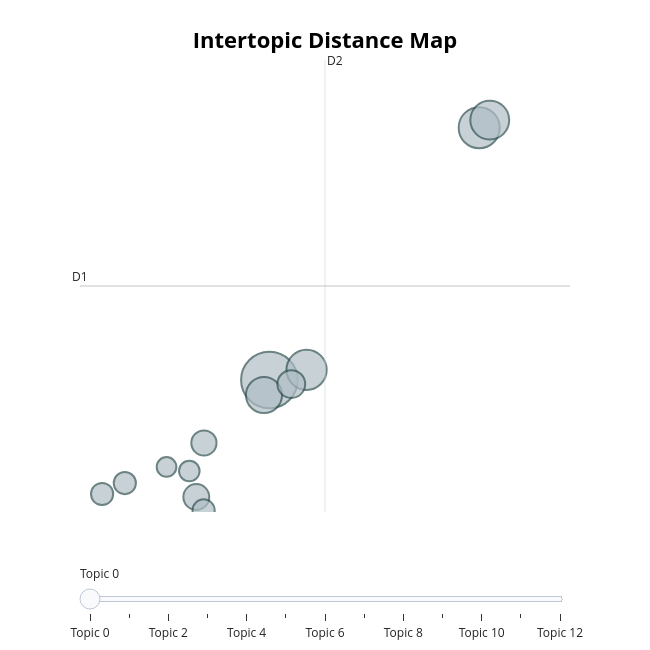

The notebook cell this image was saved under:
### Code cell
topic_model.visualize_topics()

### Figure 1 — Plotly figure (JSON) as saved in the notebook; plotly's stock layout.template omitted (floating-point values rounded to 4 significant figures)
{"data": [{"customdata": [[0, "bar | smaller | the | which | quantitative", 91], [1, "the | variable | graph | is | was", 48], [2, "circle | triangle | or | was | the", 46], [3, "were | the | variables | examined | and", 43], [4, "quantitative | answer | students | correct | categorical", 37], [5, "blocks | block | the | variable | we", 22], [6, "color | categorical | block | quantitative | shape", 19], [7, "graph | categorical | larger | bar | graphs", 18], [8, "categorical | get | could | fc22t9tgcczie7zs8skivpg12cmajttaj2mbi7lo | his", 14], [9, "3d | 2d | effectiveness | people | graphs", 14], [10, "chart | 3d | ratio | the | of", 14], [11, "type | description | calving | categorical | cow", 12], [12, "reading | accuracy | graph | used | accurate", 11]], "hovertemplate": "<b>Topic %{customdata[0]}</b><br>%{customdata[1]}<br>Size: %{customdata[2]}", "legendgroup": "", "marker": {"color": "#B0BEC5", "line": {"color": "DarkSlateGrey", "width": 2}, "size": [91, 48, 46, 43, 37, 22, 19, 18, 14, 14, 14, 12, 11], "sizemode": "area", "sizeref": 0.05688, "symbol": "circle"}, "mode": "markers", "name": "", "orientation": "v", "showlegend": false, "type": "scatter", "x": [6.413, 10.69, 7.171, 10.91, 6.303, 6.86, 4.924, 5.079, 5.072, 3.003, 3.467, 4.781, 4.317], "xaxis": "x", "y": [3.983, 11.12, 4.269, 11.33, 3.556, 3.867, 0.6727, 2.201, 0.2915, 0.7569, 1.066, 1.408, 1.522], "yaxis": "y"}], "layout": {"annotations": [{"showarrow": false, "text": "D1", "x": 2.553, "y": 6.641, "yshift": 10}, {"showarrow": false, "text": "D2", "x": 7.547, "xshift": 10, "y": 13.03}], "height": 650, "hoverlabel": {"bgcolor": "white", "font": {"family": "Rockwell", "size": 16}}, "legend": {"itemsizing": "constant", "tracegroupgap": 0}, "margin": {"t": 60}, "shapes": [{"line": {"color": "#CFD8DC", "width": 2}, "type": "line", "x0": 7.547, "x1": 7.547, "y0": 0.2477, "y1": 13.03}, {"line": {"color": "#9E9E9E", "width": 2}, "type": "line", "x0": 2.553, "x1": 12.54, "y0": 6.641, "y1": 6.641}], "sliders": [{"active": 0, "pad": {"t": 50}, "steps": [{"args": [{"marker.color": [["red", "#B0BEC5", "#B0BEC5", "#B0BEC5", "#B0BEC5", "#B0BEC5", "#B0BEC5", "#B0BEC5", "#B0BEC5", "#B0BEC5", "#B0BEC5", "#B0BEC5", "#B0BEC5"]]}], "label": "Topic 0", "method": "update"}, {"args": [{"marker.color": [["#B0BEC5", "red", "#B0BEC5", "#B0BEC5", "#B0BEC5", "#B0BEC5", "#B0BEC5", "#B0BEC5", "#B0BEC5", "#B0BEC5", "#B0BEC5", "#B0BEC5", "#B0BEC5"]]}], "label": "Topic 1", "method": "update"}, {"args": [{"marker.color": [["#B0BEC5", "#B0BEC5", "red", "#B0BEC5", "#B0BEC5", "#B0BEC5", "#B0BEC5", "#B0BEC5", "#B0BEC5", "#B0BEC5", "#B0BEC5", "#B0BEC5", "#B0BEC5"]]}], "label": "Topic 2", "method": "update"}, {"args": [{"marker.color": [["#B0BEC5", "#B0BEC5", "#B0BEC5", "red", "#B0BEC5", "#B0BEC5", "#B0BEC5", "#B0BEC5", "#B0BEC5", "#B0BEC5", "#B0BEC5", "#B0BEC5", "#B0BEC5"]]}], "label": "Topic 3", "method": "update"}, {"args": [{"marker.color": [["#B0BEC5", "#B0BEC5", "#B0BEC5", "#B0BEC5", "red", "#B0BEC5", "#B0BEC5", "#B0BEC5", "#B0BEC5", "#B0BEC5", "#B0BEC5", "#B0BEC5", "#B0BEC5"]]}], "label": "Topic 4", "method": "update"}, {"args": [{"marker.color": [["#B0BEC5", "#B0BEC5", "#B0BEC5", "#B0BEC5", "#B0BEC5", "red", "#B0BEC5", "#B0BEC5", "#B0BEC5", "#B0BEC5", "#B0BEC5", "#B0BEC5", "#B0BEC5"]]}], "label": "Topic 5", "method": "update"}, {"args": [{"marker.color": [["#B0BEC5", "#B0BEC5", "#B0BEC5", "#B0BEC5", "#B0BEC5", "#B0BEC5", "red", "#B0BEC5", "#B0BEC5", "#B0BEC5", "#B0BEC5", "#B0BEC5", "#B0BEC5"]]}], "label": "Topic 6", "method": "update"}, {"args": [{"marker.color": [["#B0BEC5", "#B0BEC5", "#B0BEC5", "#B0BEC5", "#B0BEC5", "#B0BEC5", "#B0BEC5", "red", "#B0BEC5", "#B0BEC5", "#B0BEC5", "#B0BEC5", "#B0BEC5"]]}], "label": "Topic 7", "method": "update"}, {"args": [{"marker.color": [["#B0BEC5", "#B0BEC5", "#B0BEC5", "#B0BEC5", "#B0BEC5", "#B0BEC5", "#B0BEC5", "#B0BEC5", "red", "#B0BEC5", "#B0BEC5", "#B0BEC5", "#B0BEC5"]]}], "label": "Topic 8", "method": "update"}, {"args": [{"marker.color": [["#B0BEC5", "#B0BEC5", "#B0BEC5", "#B0BEC5", "#B0BEC5", "#B0BEC5", "#B0BEC5", "#B0BEC5", "#B0BEC5", "red", "#B0BEC5", "#B0BEC5", "#B0BEC5"]]}], "label": "Topic 9", "method": "update"}, {"args": [{"marker.color": [["#B0BEC5", "#B0BEC5", "#B0BEC5", "#B0BEC5", "#B0BEC5", "#B0BEC5", "#B0BEC5", "#B0BEC5", "#B0BEC5", "#B0BEC5", "red", "#B0BEC5", "#B0BEC5"]]}], "label": "Topic 10", "method": "update"}, {"args": [{"marker.color": [["#B0BEC5", "#B0BEC5", "#B0BEC5", "#B0BEC5", "#B0BEC5", "#B0BEC5", "#B0BEC5", "#B0BEC5", "#B0BEC5", "#B0BEC5", "#B0BEC5", "red", "#B0BEC5"]]}], "label": "Topic 11", "method": "update"}, {"args": [{"marker.color": [["#B0BEC5", "#B0BEC5", "#B0BEC5", "#B0BEC5", "#B0BEC5", "#B0BEC5", "#B0BEC5", "#B0BEC5", "#B0BEC5", "#B0BEC5", "#B0BEC5", "#B0BEC5", "red"]]}], "label": "Topic 12", "method": "update"}]}], "title": {"font": {"color": "Black", "size": 22}, "text": "<b>Intertopic Distance Map</b>", "x": 0.5, "xanchor": "center", "y": 0.95, "yanchor": "top"}, "width": 650, "xaxis": {"anchor": "y", "domain": [0, 1], "range": [2.553, 12.54], "title": {"text": ""}, "visible": false}, "yaxis": {"anchor": "x", "domain": [0, 1], "range": [0.2477, 13.03], "title": {"text": ""}, "visible": false}}}
